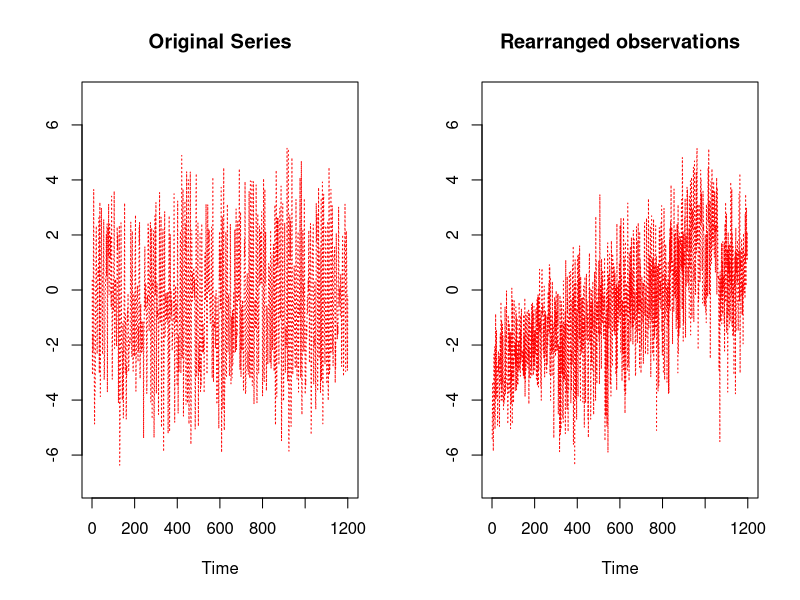

The R script that drew this image:
#EXAMPLE 3. IN GOGA PAPER (2016)
#AUTOREGRESSIVE ORDER OF 1 FOR EACH REGIME WITH DELAY PARAMETER (d=1)
#LOAD ANY REQUIREMENT

library(mvtnorm)
library(MASS)
library(fBasics)

DATA3A<-function(n,d,r1,r2,SEED){
#A.] GENERATE SIMULATED DATA WITH PREDEFINED PARAMETERS
p<-2      #AR(2)
n<-n+200  #Below obs 201 will be deleted (See line 37)
K<- 1 #Number of Variate

#############################################################################
 if(SEED== 'NA'){
 set.seed(sample(1:100000, 1))
} else{
 set.seed(SEED)	
}
Z<-rmvnorm(n, mean=c(0), diag(1)) #Generate r.v
Z<-t(Z)
#############################################################################

d<- d   #d is delay parameter
r1<- r1  #r1-r2 is threshold variable
r2<- r2

paraC1<-matrix(c(0),nrow=K,byrow=TRUE)
paraC2<-matrix(c(0),nrow=K,byrow=TRUE)
paraC3<-matrix(c(0),nrow=K,byrow=TRUE)
#AR parameter for FIRST regime 
paraT11<-matrix(c(0.8),nrow=K,byrow=TRUE)
paraT12<-matrix(c(-0.2),nrow=K,byrow=TRUE)
#AR parameter for SECOND regime 
paraT21<-matrix(c(1.9),nrow=K,byrow=TRUE)
paraT22<-matrix(c(-0.81),nrow=K,byrow=TRUE)
#AR parameter for THIRD regime 
paraT31<-matrix(c(0.6),nrow=K,byrow=TRUE)
paraT32<-matrix(c(-1.0),nrow=K,byrow=TRUE)

#HERE, SIGMA1-SIGMA3 and SD1-SD3 matrices can have different diagonal values for each regime
SIGMA1<-matrix(c(1),ncol=K,byrow=TRUE); SD1<-chol(SIGMA1); #Var-Cov First regime
SIGMA2<-matrix(c(1),ncol=K,byrow=TRUE); SD2<-chol(SIGMA2); #Var-Cov Second regime
SIGMA3<-matrix(c(1),ncol=K,byrow=TRUE); SD3<-chol(SIGMA3); #Var-Cov Second regime
sigmaY<-matrix(c(1),ncol=K,byrow=TRUE) 

Y <- t(rmvnorm(n=p, mean=c(0), sigma=sigmaY))   #GENERATE INITAL SERIES OF Y, #MUST TRANSPOSE
ZERO<-matrix(0,nrow=K,ncol=(dim(Z)[2]-dim(Y)[2]))
Y<-cbind(Y,ZERO); 

for (i in (p+1):((dim(Z)[2]))) { 
	if(Y[,i-d]<=r1){                                       
	Y[,i]<-paraC1+(paraT11%*%(as.matrix(Y[,i-1])))+(paraT12%*%(as.matrix(Y[,i-2])))+(SD1%*%Z[,i])	
	}
	else if(Y[,i-d]> r1 && Y[,i-d]<=r2){
	Y[,i]<-paraC2+(paraT21%*%(as.matrix(Y[,i-1])))+(paraT22%*%(as.matrix(Y[,i-2])))+(SD2%*%Z[,i])	
	}else{
	Y[,i]<-paraC3+(paraT31%*%(as.matrix(Y[,i-1])))+(paraT32%*%(as.matrix(Y[,i-2])))+(SD3%*%Z[,i])	
	}
}
Y<-Y[,c(-1:-200)]; #REMOVE SET.SEED EFFECT
Y1<-as.matrix(Y)


#B.] CONSTRUCT ORDERED AUTOREGRESSION FOR STANDARD FORM 
for(par in 1:p){  #DEVELOP MODIFIED DESIGN MATRIX
  if(par==1){
    DATAY<-matrix(c(Y1[((p+1):length(Y1[,1])),]),ncol=1)
    DATAX<-matrix(Y1[(((p+1)-par):(length(Y1[,1])-par)),])
  }else{
    DATAXt<-Y1[(((p+1)-par):(length(Y1[,1])-par)),]
    DATAX<-cbind(DATAX,DATAXt)
  }
}

	DATA1<-cbind(DATAY,DATAX) 


##CREATE TEMPORARILY THRESHOLD VARIABLE FOR SORTING, APPEND TO DATA1
###CREATE OPTIONS FOR SELECTING TYPES OF THRESHOLD VARIABLE
d=d   #RECALL DELAY PARAMETER
	TV1<-as.matrix(DATAX[, d])
	DATA2<-cbind(TV1,DATA1)

SSTEP<-DATA2;

#APPLYING ORDERED AUTOREGRESSION 
DATA3<-DATA2[order(DATA2[,1]),] 

tCOFF<-cbind(paraC1,paraT11,paraT12,paraC2,paraT21,paraT22,paraC3,paraT31,paraT32)

ALLDATA<-list(DATA3,Y1,d,tCOFF,SSTEP)
names(ALLDATA)<-c("DATA3","Y1","delay","tCOFF","SSTEP")
return(ALLDATA)
}
n=1200
DATACOLL<-DATA3A(n,d=1,r1= -2, r2= 2,SEED="NA")
DATA3<-DATACOLL$DATA3
Y0<-DATACOLL$Y1
p<-2 
Q<-1
delay<-DATACOLL$delay
TBETA<-matrix(vec(DATACOLL$tCOFF),ncol= (3), byrow=F) #ncol is the number of regime

### PLOTING TIME SERIES #################################################################
par(mfrow=c(1,2))
plot(NA, xlim=c(1,n), ylim=c(-7,7), main="Original Series", ylab="", xlab="Time")
points(Y0[,1],col="red", type="l", pch=23,lty="dotted", cex=4)

plot(NA, xlim=c(1,n), ylim=c(-7,7), main="Rearranged observations", ylab="", xlab="Time")
points(DATA3[,2],col="red", type="l", pch=23,lty="dotted", cex=4)
#legend(n-(n/2 -70), 8.1, legend=c("First Series"),
#       col=c("red"), lty=c(3,1), cex=1)
#########################################################################################
